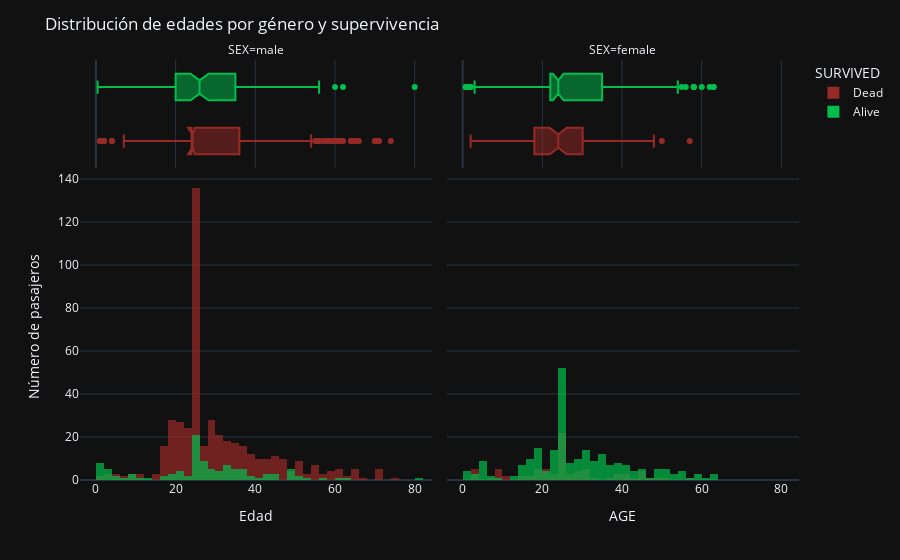

The notebook cell this image was saved under:
### Markdown cell above
No me gusta demasiado...

### Code cell
sexo_edad_superv = px.histogram(titan, x='AGE', color='SURVIVED', barmode='overlay', nbins=40,
                   marginal='box', opacity=0.7, template='plotly_dark', facet_col='SEX',color_discrete_sequence=colores,
                   category_orders={'SEX': ['male', 'female'], 'SURVIVED': ['Dead', 'Alive']})

sexo_edad_superv.update_layout(
    title='Distribución de edades por género y supervivencia',
    xaxis_title='Edad',
    yaxis_title='Número de pasajeros'
)
sexo_edad_superv.show()

### Figure 1 — Plotly figure (JSON) as saved in the notebook; plotly's stock layout.template omitted (floating-point values rounded to 4 significant figures; data arrays with more than 128 entries replaced by an {"elided": "..."} marker saying what was removed)
{"data": [{"alignmentgroup": "True", "bingroup": "x", "hovertemplate": "SURVIVED=Dead<br>SEX=male<br>AGE=%{x}<br>count=%{y}<extra></extra>", "legendgroup": "Dead", "marker": {"color": "#972a27", "opacity": 0.7, "pattern": {"shape": ""}}, "name": "Dead", "nbinsx": 40, "offsetgroup": "Dead", "orientation": "v", "showlegend": true, "type": "histogram", "x": {"elided": "468 float values"}, "xaxis": "x", "yaxis": "y"}, {"alignmentgroup": "True", "hovertemplate": "SURVIVED=Dead<br>SEX=male<br>AGE=%{x}<extra></extra>", "legendgroup": "Dead", "marker": {"color": "#972a27"}, "name": "Dead", "notched": true, "offsetgroup": "Dead", "showlegend": false, "type": "box", "x": {"elided": "468 float values"}, "xaxis": "x3", "yaxis": "y3"}, {"alignmentgroup": "True", "bingroup": "x", "hovertemplate": "SURVIVED=Dead<br>SEX=female<br>AGE=%{x}<br>count=%{y}<extra></extra>", "legendgroup": "Dead", "marker": {"color": "#972a27", "opacity": 0.7, "pattern": {"shape": ""}}, "name": "Dead", "nbinsx": 40, "offsetgroup": "Dead", "orientation": "v", "showlegend": false, "type": "histogram", "x": [14, 31, 8, 18, 40, 27, 18, 16, 28, 14.5, 20, 17, 2, 47, 24, 9, 45, 50, 24, 24, 2, 24, 24, 24, 25, 29, 41, 24, 45, 24, 2, 26, 38, 45, 3, 31, 21, 20, 24, 24, 10, 28, 21, 22, 24, 25, 21, 24, 37, 30, 9, 11, 24, 29, 24, 24, 39, 26, 9, 41, 2, 18, 32, 43, 24, 18, 25, 48, 30.5, 57, 24, 30, 18, 6, 23, 9, 44, 24, 22, 39, 24], "xaxis": "x2", "yaxis": "y2"}, {"alignmentgroup": "True", "hovertemplate": "SURVIVED=Dead<br>SEX=female<br>AGE=%{x}<extra></extra>", "legendgroup": "Dead", "marker": {"color": "#972a27"}, "name": "Dead", "notched": true, "offsetgroup": "Dead", "showlegend": false, "type": "box", "x": [14, 31, 8, 18, 40, 27, 18, 16, 28, 14.5, 20, 17, 2, 47, 24, 9, 45, 50, 24, 24, 2, 24, 24, 24, 25, 29, 41, 24, 45, 24, 2, 26, 38, 45, 3, 31, 21, 20, 24, 24, 10, 28, 21, 22, 24, 25, 21, 24, 37, 30, 9, 11, 24, 29, 24, 24, 39, 26, 9, 41, 2, 18, 32, 43, 24, 18, 25, 48, 30.5, 57, 24, 30, 18, 6, 23, 9, 44, 24, 22, 39, 24], "xaxis": "x4", "yaxis": "y4"}, {"alignmentgroup": "True", "bingroup": "x", "hovertemplate": "SURVIVED=Alive<br>SEX=male<br>AGE=%{x}<br>count=%{y}<extra></extra>", "legendgroup": "Alive", "marker": {"color": "#00be4c", "opacity": 0.7, "pattern": {"shape": ""}}, "name": "Alive", "nbinsx": 40, "offsetgroup": "Alive", "orientation": "v", "showlegend": true, "type": "histogram", "x": [24, 34, 28, 24, 24, 24, 32, 0.83, 29, 23, 24, 12, 24, 27, 9, 1, 45, 3, 18, 26, 40, 16, 38, 19, 37, 3, 25, 25, 19, 30, 42, 24, 24, 0.92, 45, 2, 3, 25, 36, 21, 39, 3, 44, 32, 28, 24, 4, 34, 52, 49, 29, 48, 25, 9, 24, 26, 29, 36, 32, 24, 8, 17, 22, 32, 62, 36, 32, 60, 49, 35, 27, 42, 20, 80, 32, 24, 48, 56, 50, 20, 31, 36, 27, 31, 24, 35, 42, 24, 48, 27, 35, 24, 31, 6, 0.67, 20, 1, 11, 0.42, 27, 27, 1, 24, 0.83, 32, 24, 51, 4, 26], "xaxis": "x", "yaxis": "y"}, {"alignmentgroup": "True", "hovertemplate": "SURVIVED=Alive<br>SEX=male<br>AGE=%{x}<extra></extra>", "legendgroup": "Alive", "marker": {"color": "#00be4c"}, "name": "Alive", "notched": true, "offsetgroup": "Alive", "showlegend": false, "type": "box", "x": [24, 34, 28, 24, 24, 24, 32, 0.83, 29, 23, 24, 12, 24, 27, 9, 1, 45, 3, 18, 26, 40, 16, 38, 19, 37, 3, 25, 25, 19, 30, 42, 24, 24, 0.92, 45, 2, 3, 25, 36, 21, 39, 3, 44, 32, 28, 24, 4, 34, 52, 49, 29, 48, 25, 9, 24, 26, 29, 36, 32, 24, 8, 17, 22, 32, 62, 36, 32, 60, 49, 35, 27, 42, 20, 80, 32, 24, 48, 56, 50, 20, 31, 36, 27, 31, 24, 35, 42, 24, 48, 27, 35, 24, 31, 6, 0.67, 20, 1, 11, 0.42, 27, 27, 1, 24, 0.83, 32, 24, 51, 4, 26], "xaxis": "x3", "yaxis": "y3"}, {"alignmentgroup": "True", "bingroup": "x", "hovertemplate": "SURVIVED=Alive<br>SEX=female<br>AGE=%{x}<br>count=%{y}<extra></extra>", "legendgroup": "Alive", "marker": {"color": "#00be4c", "opacity": 0.7, "pattern": {"shape": ""}}, "name": "Alive", "nbinsx": 40, "offsetgroup": "Alive", "orientation": "v", "showlegend": false, "type": "histogram", "x": {"elided": "233 float values"}, "xaxis": "x2", "yaxis": "y2"}, {"alignmentgroup": "True", "hovertemplate": "SURVIVED=Alive<br>SEX=female<br>AGE=%{x}<extra></extra>", "legendgroup": "Alive", "marker": {"color": "#00be4c"}, "name": "Alive", "notched": true, "offsetgroup": "Alive", "showlegend": false, "type": "box", "x": {"elided": "233 float values"}, "xaxis": "x4", "yaxis": "y4"}], "layout": {"annotations": [{"font": {}, "showarrow": false, "text": "SEX=male", "x": 0.245, "xanchor": "center", "xref": "paper", "y": 1, "yanchor": "bottom", "yref": "paper"}, {"font": {}, "showarrow": false, "text": "SEX=female", "x": 0.755, "xanchor": "center", "xref": "paper", "y": 1, "yanchor": "bottom", "yref": "paper"}], "barmode": "overlay", "legend": {"title": {"text": "SURVIVED"}, "tracegroupgap": 0}, "margin": {"t": 60}, "title": {"text": "Distribución de edades por género y supervivencia"}, "xaxis": {"anchor": "y", "domain": [0, 0.49], "title": {"text": "Edad"}}, "xaxis2": {"anchor": "y2", "domain": [0.51, 1], "matches": "x", "title": {"text": "AGE"}}, "xaxis3": {"anchor": "y3", "domain": [0, 0.49], "matches": "x", "showgrid": true, "showticklabels": false}, "xaxis4": {"anchor": "y4", "domain": [0.51, 1], "matches": "x", "showgrid": true, "showticklabels": false}, "yaxis": {"anchor": "x", "domain": [0, 0.7326], "title": {"text": "Número de pasajeros"}}, "yaxis2": {"anchor": "x2", "domain": [0, 0.7326], "matches": "y", "showticklabels": false}, "yaxis3": {"anchor": "x3", "domain": [0.7426, 1], "matches": "y3", "showgrid": false, "showline": false, "showticklabels": false, "ticks": ""}, "yaxis4": {"anchor": "x4", "domain": [0.7426, 1], "matches": "y3", "showgrid": false, "showline": false, "showticklabels": false, "ticks": ""}}}
